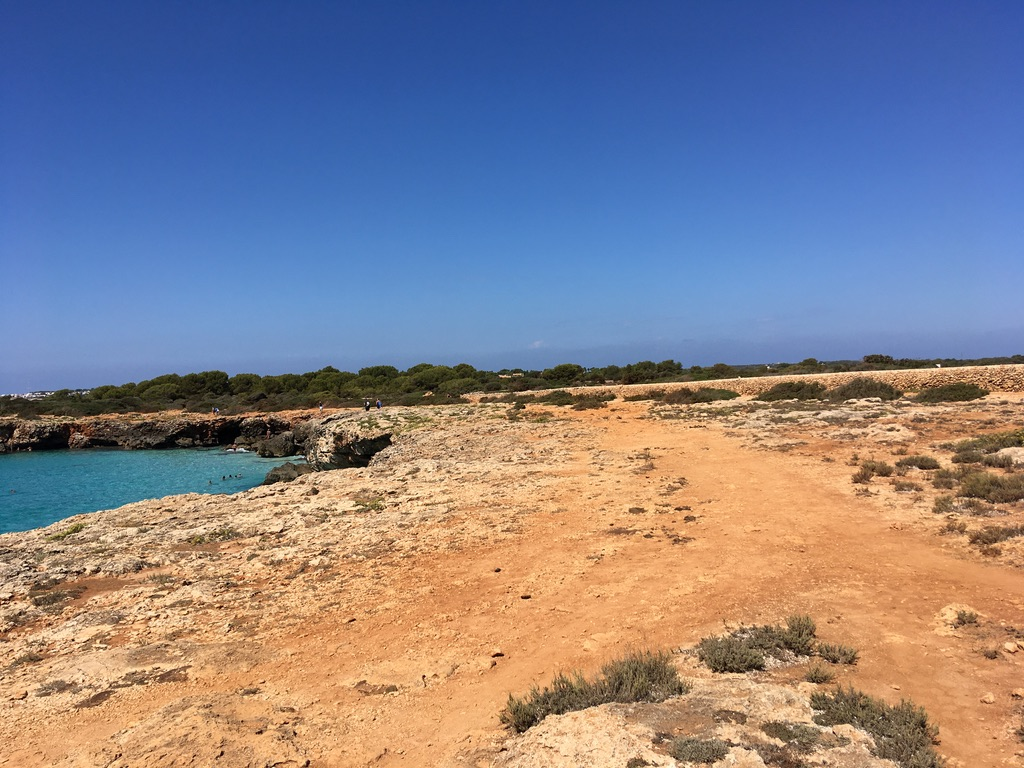
#> input picture ImagePlayer/collageImages/1.jpeg, 1024 x 768 px; its folder holds 5 pictures in this run
$ python app9.py
#> lines starting #> are read from the running program, lines starting #| are printed output that depends on the picture
import cv2
import os
import numpy as np

# for the collage
columns = 3
rows = 2

horizontal_margin = 40
vertical_margin = 20

images = os.listdir('collageImages')
img_objects = [cv2.imread(f'collageImages/{filename}') for filename in images]
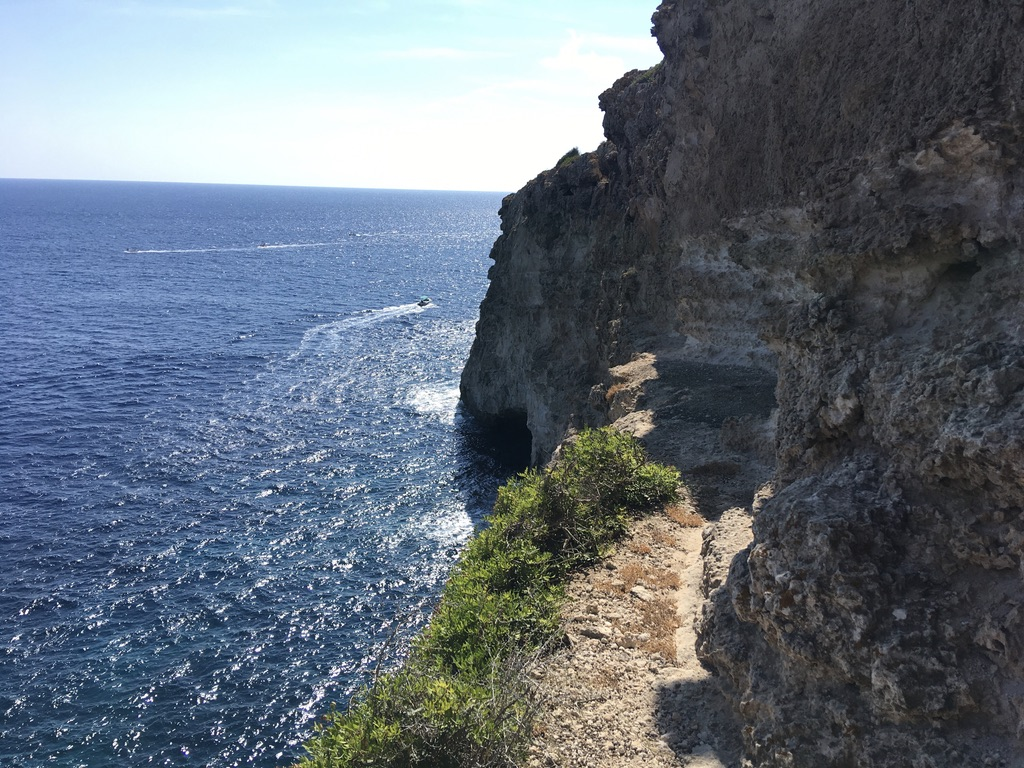
#> input picture ImagePlayer/collageImages/2.jpeg, 1024 x 768 px
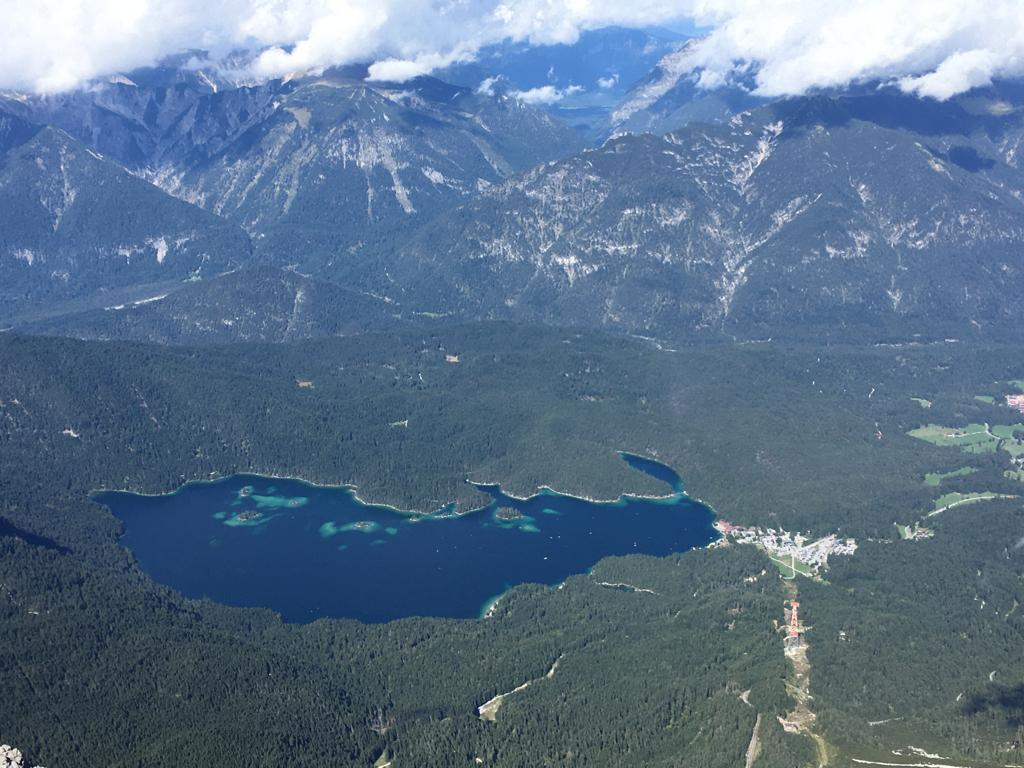
#> input picture ImagePlayer/collageImages/3.jpeg, 1024 x 768 px
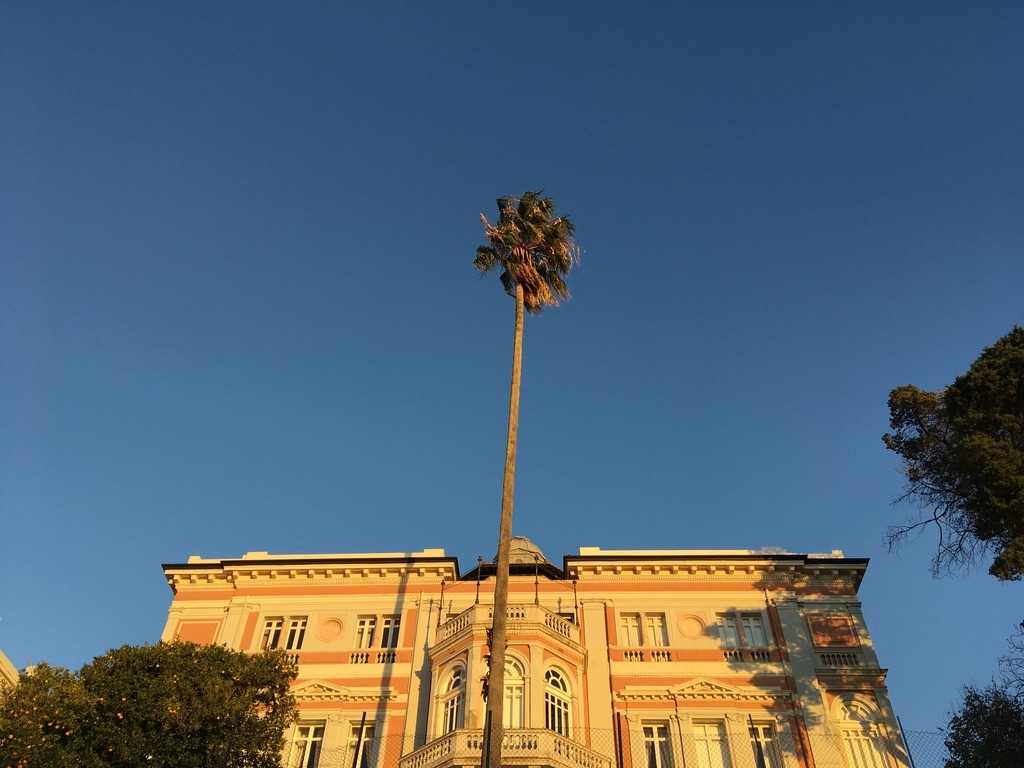
#> input picture ImagePlayer/collageImages/4.jpeg, 1024 x 768 px
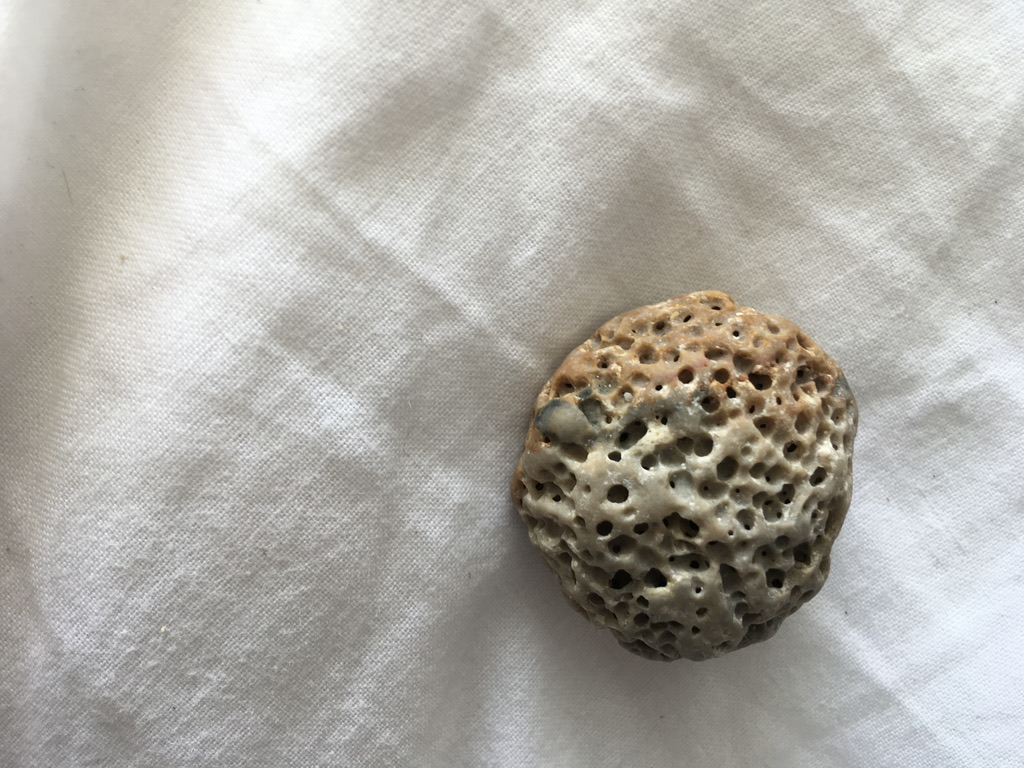
#> input picture ImagePlayer/collageImages/5.jpeg, 1024 x 768 px
#> img_objects = 5 items
print(images)

shape = cv2.imread('collageImages/1.jpeg').shape
#> shape = (768, 1024, 3)

big_image = np.zeros((shape[0] * rows + horizontal_margin * (rows + 1),
                     shape[1] * columns + vertical_margin * (columns + 1), shape[2]), np.uint8)

positions = [(x,y) for x in range(columns) for y in range(rows)] #for images. gives you [(0,0), (0,1)]

for (pos_x, pos_y), image in zip(positions, img_objects):
    x = pos_x * (shape[1] + vertical_margin) + vertical_margin
    y = pos_y * (shape[0] + horizontal_margin) + horizontal_margin
    big_image[y: y+shape[0] , x:x+shape[1]] = image
#> this loop made 5 passes
#> (pos_x, pos_y, x, y) on passes 1 to 5: (0, 0, 20, 40), (0, 1, 20, 848), (1, 0, 1064, 40), (1, 1, 1064, 848), (2, 0, 2108, 40)
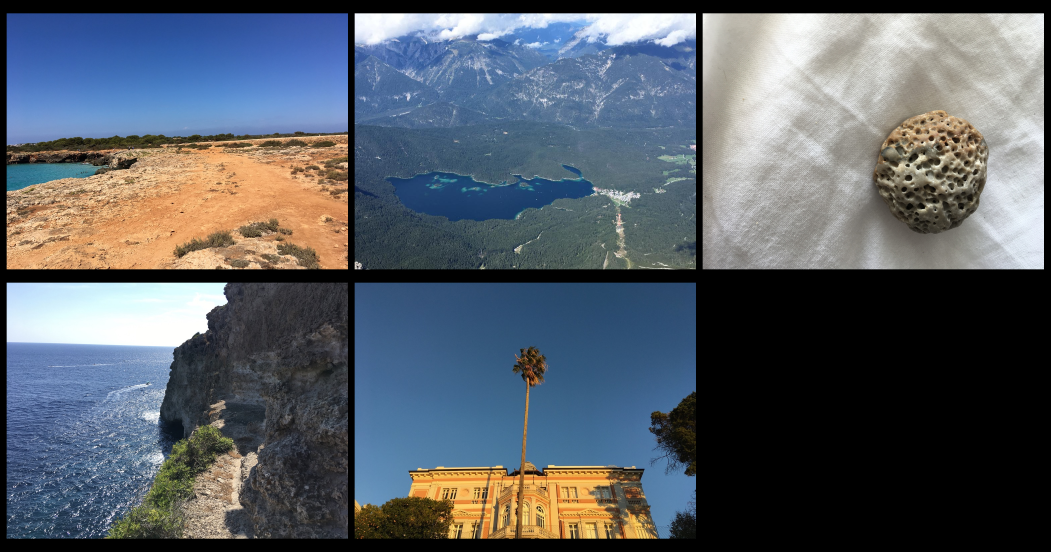
#> big_image: shape (1656, 3152, 3) (shown at 1/3 size); mean B, G, R 103.3, 94.8, 87.8

cv2.imwrite('grid.jpeg', big_image)
